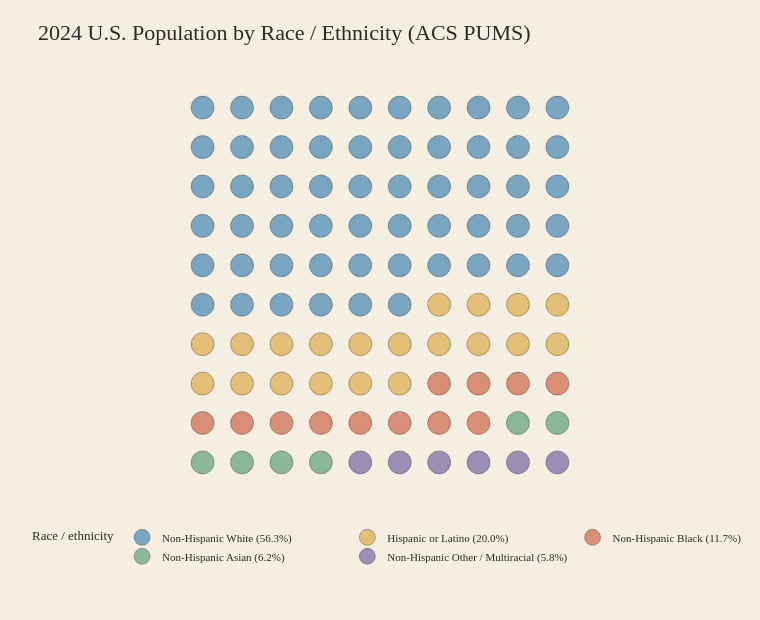

Notebook code for this chart:
### Code cell
# Rectangular point proportion visualization: race/ethnic population makeup
fig_pums_population = plot_rectangular_proportion(
    df_pums_summary,
    metric='Population',
    title='2024 U.S. Population by Race / Ethnicity (ACS PUMS)',
    value_label='Weighted people',
    output_path='output/population_race_ethnicity_proportion_2024.html',
)
fig_pums_population.show()

### Figure 1 — Plotly figure (JSON) as saved in the notebook; plotly's stock layout.template omitted (floating-point values rounded to 4 significant figures)
{"data": [{"customdata": [[0.5628, 191400000.0], [0.5628, 191400000.0], [0.5628, 191400000.0], [0.5628, 191400000.0], [0.5628, 191400000.0], [0.5628, 191400000.0], [0.5628, 191400000.0], [0.5628, 191400000.0], [0.5628, 191400000.0], [0.5628, 191400000.0], [0.5628, 191400000.0], [0.5628, 191400000.0], [0.5628, 191400000.0], [0.5628, 191400000.0], [0.5628, 191400000.0], [0.5628, 191400000.0], [0.5628, 191400000.0], [0.5628, 191400000.0], [0.5628, 191400000.0], [0.5628, 191400000.0], [0.5628, 191400000.0], [0.5628, 191400000.0], [0.5628, 191400000.0], [0.5628, 191400000.0], [0.5628, 191400000.0], [0.5628, 191400000.0], [0.5628, 191400000.0], [0.5628, 191400000.0], [0.5628, 191400000.0], [0.5628, 191400000.0], [0.5628, 191400000.0], [0.5628, 191400000.0], [0.5628, 191400000.0], [0.5628, 191400000.0], [0.5628, 191400000.0], [0.5628, 191400000.0], [0.5628, 191400000.0], [0.5628, 191400000.0], [0.5628, 191400000.0], [0.5628, 191400000.0], [0.5628, 191400000.0], [0.5628, 191400000.0], [0.5628, 191400000.0], [0.5628, 191400000.0], [0.5628, 191400000.0], [0.5628, 191400000.0], [0.5628, 191400000.0], [0.5628, 191400000.0], [0.5628, 191400000.0], [0.5628, 191400000.0], [0.5628, 191400000.0], [0.5628, 191400000.0], [0.5628, 191400000.0], [0.5628, 191400000.0], [0.5628, 191400000.0], [0.5628, 191400000.0]], "hovertemplate": "<b>%{fullData.name}</b><br>Share: %{customdata[0]:.2%}<br>Weighted people: %{customdata[1]:,.0f}<extra></extra>", "marker": {"color": "#7aa6c2", "line": {"color": "rgba(47,42,37,0.35)", "width": 1}, "size": 23}, "mode": "markers", "name": "Non-Hispanic White (56.3%)", "type": "scatter", "x": [0, 1, 2, 3, 4, 5, 6, 7, 8, 9, 0, 1, 2, 3, 4, 5, 6, 7, 8, 9, 0, 1, 2, 3, 4, 5, 6, 7, 8, 9, 0, 1, 2, 3, 4, 5, 6, 7, 8, 9, 0, 1, 2, 3, 4, 5, 6, 7, 8, 9, 0, 1, 2, 3, 4, 5], "y": [9, 9, 9, 9, 9, 9, 9, 9, 9, 9, 8, 8, 8, 8, 8, 8, 8, 8, 8, 8, 7, 7, 7, 7, 7, 7, 7, 7, 7, 7, 6, 6, 6, 6, 6, 6, 6, 6, 6, 6, 5, 5, 5, 5, 5, 5, 5, 5, 5, 5, 4, 4, 4, 4, 4, 4]}, {"customdata": [[0.1999, 68000000.0], [0.1999, 68000000.0], [0.1999, 68000000.0], [0.1999, 68000000.0], [0.1999, 68000000.0], [0.1999, 68000000.0], [0.1999, 68000000.0], [0.1999, 68000000.0], [0.1999, 68000000.0], [0.1999, 68000000.0], [0.1999, 68000000.0], [0.1999, 68000000.0], [0.1999, 68000000.0], [0.1999, 68000000.0], [0.1999, 68000000.0], [0.1999, 68000000.0], [0.1999, 68000000.0], [0.1999, 68000000.0], [0.1999, 68000000.0], [0.1999, 68000000.0]], "hovertemplate": "<b>%{fullData.name}</b><br>Share: %{customdata[0]:.2%}<br>Weighted people: %{customdata[1]:,.0f}<extra></extra>", "marker": {"color": "#e3bf78", "line": {"color": "rgba(47,42,37,0.35)", "width": 1}, "size": 23}, "mode": "markers", "name": "Hispanic or Latino (20.0%)", "type": "scatter", "x": [6, 7, 8, 9, 0, 1, 2, 3, 4, 5, 6, 7, 8, 9, 0, 1, 2, 3, 4, 5], "y": [4, 4, 4, 4, 3, 3, 3, 3, 3, 3, 3, 3, 3, 3, 2, 2, 2, 2, 2, 2]}, {"customdata": [[0.1174, 39940000.0], [0.1174, 39940000.0], [0.1174, 39940000.0], [0.1174, 39940000.0], [0.1174, 39940000.0], [0.1174, 39940000.0], [0.1174, 39940000.0], [0.1174, 39940000.0], [0.1174, 39940000.0], [0.1174, 39940000.0], [0.1174, 39940000.0], [0.1174, 39940000.0]], "hovertemplate": "<b>%{fullData.name}</b><br>Share: %{customdata[0]:.2%}<br>Weighted people: %{customdata[1]:,.0f}<extra></extra>", "marker": {"color": "#d98f75", "line": {"color": "rgba(47,42,37,0.35)", "width": 1}, "size": 23}, "mode": "markers", "name": "Non-Hispanic Black (11.7%)", "type": "scatter", "x": [6, 7, 8, 9, 0, 1, 2, 3, 4, 5, 6, 7], "y": [2, 2, 2, 2, 1, 1, 1, 1, 1, 1, 1, 1]}, {"customdata": [[0.06185, 21030000.0], [0.06185, 21030000.0], [0.06185, 21030000.0], [0.06185, 21030000.0], [0.06185, 21030000.0], [0.06185, 21030000.0]], "hovertemplate": "<b>%{fullData.name}</b><br>Share: %{customdata[0]:.2%}<br>Weighted people: %{customdata[1]:,.0f}<extra></extra>", "marker": {"color": "#8bb89a", "line": {"color": "rgba(47,42,37,0.35)", "width": 1}, "size": 23}, "mode": "markers", "name": "Non-Hispanic Asian (6.2%)", "type": "scatter", "x": [8, 9, 0, 1, 2, 3], "y": [1, 1, 0, 0, 0, 0]}, {"customdata": [[0.05799, 19720000.0], [0.05799, 19720000.0], [0.05799, 19720000.0], [0.05799, 19720000.0], [0.05799, 19720000.0], [0.05799, 19720000.0]], "hovertemplate": "<b>%{fullData.name}</b><br>Share: %{customdata[0]:.2%}<br>Weighted people: %{customdata[1]:,.0f}<extra></extra>", "marker": {"color": "#9c8fb5", "line": {"color": "rgba(47,42,37,0.35)", "width": 1}, "size": 23}, "mode": "markers", "name": "Non-Hispanic Other / Multiracial (5.8%)", "type": "scatter", "x": [4, 5, 6, 7, 8, 9], "y": [0, 0, 0, 0, 0, 0]}], "layout": {"font": {"color": "#2f2a25", "family": "Georgia"}, "height": 620, "legend": {"font": {"size": 11}, "orientation": "h", "title": {"text": "Race / ethnicity"}, "x": 0, "y": -0.08}, "margin": {"b": 130, "l": 30, "r": 30, "t": 80}, "paper_bgcolor": "#f5efe2", "plot_bgcolor": "#f5efe2", "title": {"font": {"size": 22}, "text": "2024 U.S. Population by Race / Ethnicity (ACS PUMS)"}, "width": 760, "xaxis": {"fixedrange": true, "range": [-0.7, 9.7], "visible": false}, "yaxis": {"fixedrange": true, "range": [-0.7, 9.7], "scaleanchor": "x", "scaleratio": 1, "visible": false}}}
